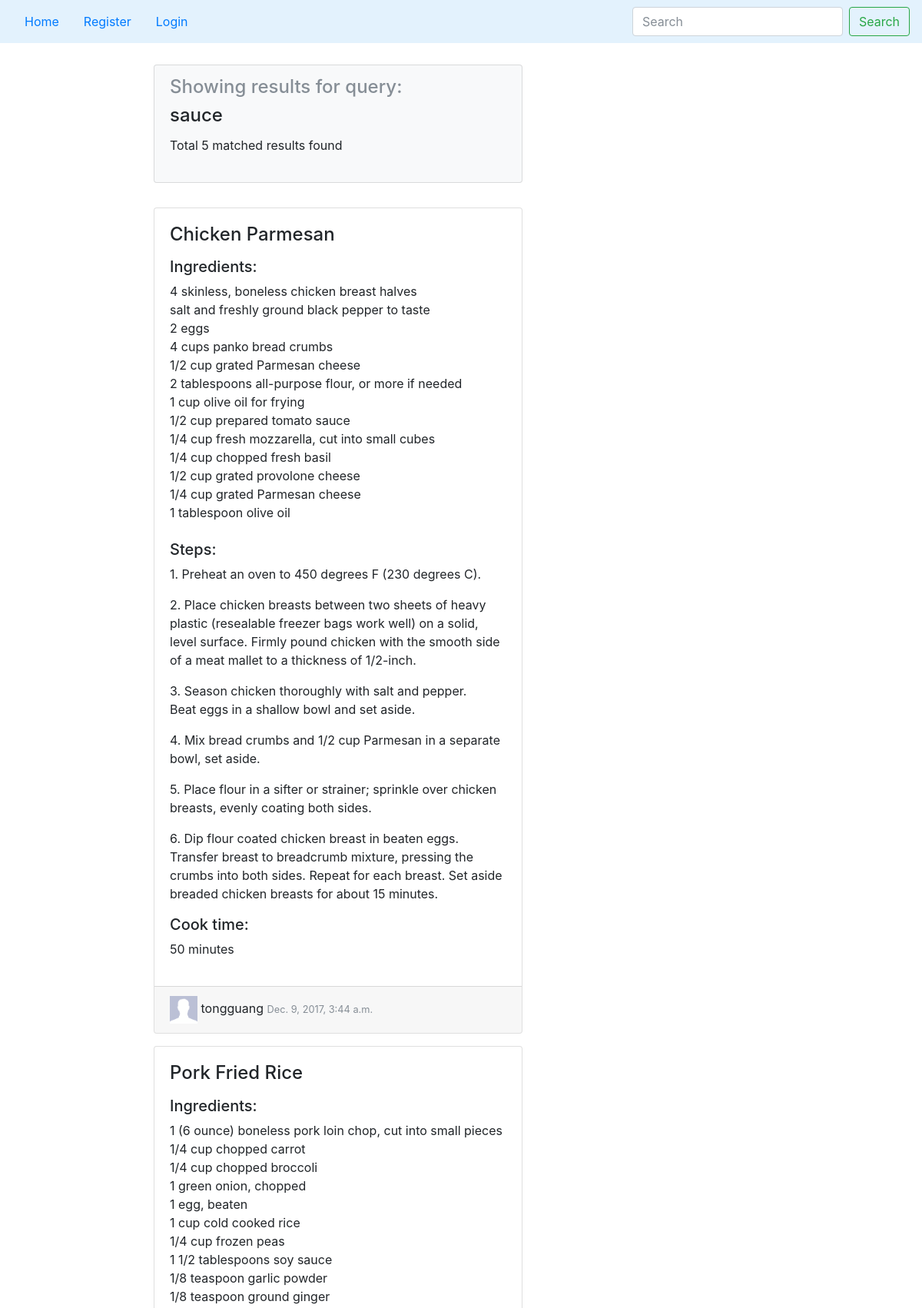
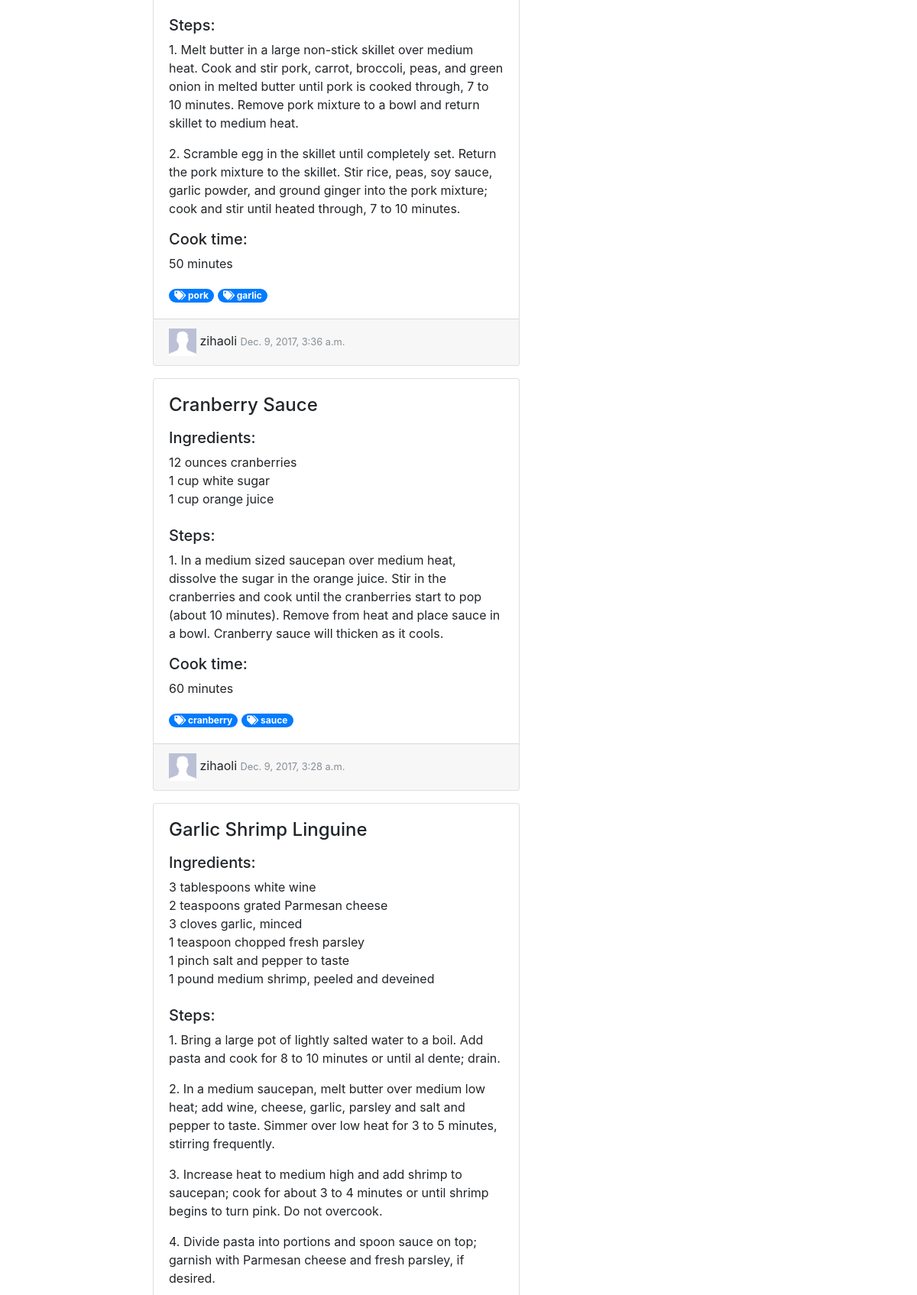
The app's page /recipes/search?searchQuery=sauce (upper part) with its own data (2 pictures, top to bottom).
### recipes/models.py (models this page shows, shortened)
class Content(models.Model):
	user = models.ForeignKey(User, blank=False, null=False)
	title = models.CharField(max_length=100)
	text = models.CharField(max_length=10000)
	created = models.DateTimeField(auto_now_add=True)
	minute = models.IntegerField(blank=False)

class Bloguser(models.Model):
	user = models.OneToOneField(User, on_delete=models.CASCADE)

class Tag(models.Model):
	contents = models.ManyToManyField(Content)
	text = models.CharField(max_length=10, primary_key=True)

### recipes/views.py (the view)
def search(request):
  if request.method == 'POST':
    original_query = request.POST['searchQuery'].lower()
  else:
    original_query = request.GET['searchQuery'].lower()
  original_tokens = re.findall("\w+", original_query)
  original_tokens = list(filter(lambda w : w not in stopwords, original_tokens))
  if len(original_tokens) is 0:
    return redirect('home')
  context = {}
  if not request.user.is_anonymous:
    bloguser = Bloguser.objects.get(user=request.user)
    context['bloguser'] = bloguser
  context['page'] = 'home'
  unfiltered = list(Content.objects.order_by('-created'))
  all_matched = []
  partial_matched = []
  for content in unfiltered:
    searchRange = ' '.join([content.user.username, content.title, content.text] + [w.text for w in content.tag_set.all()])
    docTokens = set([w.lower() for w in re.findall('\\w+', searchRange)])
    all_match = True
    partial_match = False
    for query_token in original_tokens:
      all_match = all_match and (query_token in docTokens)
      partial_match = partial_match or (query_token in docTokens)
    if all_match:
      all_matched.append(content)
    if partial_match:
      partial_matched.append(content)
  if len(all_matched) is not 0:
    context['contents'] = all_matched
    context['query'] = ' AND '.join(original_tokens)
    context['resultCount'] = len(all_matched)
  else:
    context['contents'] = partial_matched
    context['query'] = ' OR '.join(original_tokens)
    context['resultCount'] = len(partial_matched)
  for content in context['contents']:
    content.favCount = Favorite.objects.countOfContent(content)
    content.hasFav = Favorite.objects.getFavorite(request.user, content)
    content.voteCount = Vote.objects.countOfContent(content)
    t = Vote.objects.getVote(request.user, content)
    if t == None:
      content.hasVote = 0
    elif t.isUp == True:
      content.hasVote = 1
    else:
      content.hasVote = -1
  context['badges'] = getBadges(request.user)
  context['notifications'] = getNotification(request.user)
  return render(request, 'recipes/search_results.html', context)

### recipes/badges.py (called while the page is built, shortened)
def getBadges(User):
	badges = []
	if User.is_anonymous:
		return badges

### recipes/manager.py (called while the page is built)
  def countOfContent(self, content):
    return self.get_queryset().filter(content=content).count()

  def getFavorite(self, user, content):
    if user.is_anonymous:
      return None
    else:
      try:
        return self.get_queryset().get(user=user, content=content)
      except ObjectDoesNotExist:
        return None

  def countOfContent(self, content):
    rt = 0
    for v in self.get_queryset().filter(content=content):
      if v.isUp == True:
        rt += 1
      else:
        rt -= 1
    return rt

  def getVote(self, user, content):
    if user.is_anonymous:
      return None
    else:
      try:
        return self.get_queryset().get(user=user, content=content)
      except ObjectDoesNotExist:
        return None

### recipes/notifications.py (called while the page is built)
def getNotification(user):
    if user.is_anonymous:
        return []
    else:
        return Notification.objects.filter(user=user).order_by('-created')

### recipes/templates/recipes/search_results.html (shortened to what this page needs)
{% extends 'recipes/base.html' %}
{% load staticfiles %}
{% block navbar %}{% include 'recipes/navbar.html' with active=page %}{% endblock %}
{% block content %}
<div class="row">
    <div class="card bg-light" style="width: 30rem;">
      <div class="card-body">
        <h4 class="card-subtitle mb-2 text-muted">Showing results for query:</h4>
        <h4 class="card-title"> {{ query }} </h4>
        <p>Total {{ resultCount }} matched results found</p>
      </div>
    </div>
    <div class="card-deck mt-lg-3">
    <div id="content-items">
        {% include 'recipes/content.html' %}
    </div>
    </div>
</div>
{% endblock %}

### recipes/templates/recipes/content.html (shortened to what this page needs)
{% load static %}
{% for content in contents %}
<div class="card mt-3" id="content_{{ content.pk }}" style="width: 30rem;">
  <div class="card-body">
    <h4 class="card-title">{{ content.title }}</h4>
    <p class="card-text"> {{ content.text|safe|linebreaks }} </p>
    <p><h5>Cook time:</h5> {{ content.minute }} minutes </p>
    {% if not user.is_anonymous %}
      <div class="container">
        <div class="row">
          <div class="col-md-6">
            <div>
              {% for tag in content.tag_set.all %}
                <a href="search?searchQuery={{ tag.text }}"><span class="badge badge-pill badge-primary">
                  <i class="fa fa-tags" aria-hidden="true"></i>
                  {{ tag.text }}
                </span></a>
              {% endfor %}
            </div>
          </div>
          <div class="col-md-6">
            <form action="{% url 'addTag' %}" method="post">
              {% csrf_token %}
              <input name="contentId" value="{{ content.pk }}" type="hidden">
              <div class="input-group">
                <input name="tag" type="text" class="form-control" placeholder="Add tag">
                <button class="btn btn-success btn-sm" type="submit" value="Submit">+</button>
              </div>
            </form>
          </div>
        </div>
      </div>
    {% else %}
        <div>
            {% for tag in content.tag_set.all %}
              <a href="search?searchQuery={{ tag.text }}"><span class="badge badge-pill badge-primary">
                <i class="fa fa-tags" aria-hidden="true"></i>
                {{ tag.text }}
              </span></a>
            {% endfor %}
          </div>
    {% endif %}
  </div>
  <div class="card-footer">
      {% include 'recipes/picture_and_name.html' with bloguser=content.user.bloguser %}
      <small class="text-muted"> {{ content.created }} </small>
  </div>
</div>
{% endfor %}

### recipes/templates/recipes/picture_and_name.html (shortened to what this page needs)
{% load staticfiles %}
{% if bloguser.picture %}
	<img class="headshot" src="{% url 'photo' bloguser.pk %}" alt='user_img'>
{% else %}
	<img class="headshot" src="{% static 'images/dummyHead.png' %}" alt='user_img'>
{% endif %}
{{ bloguser.user.username }}

### recipes/static/css/recipes.css (style rules this page uses)
body { padding-top: 20px; }
.headshot { height: 36px; width: 36px; }

### records on screen
Content: title "Chicken Parmesan", text "Ingredients: 4 skinless, boneless chicken breast halves salt and freshly ground black pepper to taste 2 eggs 4 cups panko bread crumbs 1/2 cup grated Parmesan cheese 2 tablespoons all-purpose flour, or more if needed 1 cup olive oil for frying 1/2 cup prepared tomato sauce 1/4 cup fresh mozzarella, cut into small cubes 1/4 cup chopped fresh basil 1/2 cup grated provolone cheese 1/4 cup grated Parmesan cheese 1 tablespoon olive oil Steps: 1. Preheat an oven to 450 degrees F (230 degrees C). 2. Place chicken breasts between two sheets of heavy plastic (resealable freezer bags work well) on a solid, level surface. Firmly pound chicken with the smooth side of a meat mallet to a thickness of…", minute "50", created "Dec. 9, 2017, 3:44 a.m."
Bloguser: user.username "tongguang"
Content: title "Pork Fried Rice", text "Ingredients: 1 (6 ounce) boneless pork loin chop, cut into small pieces 1/4 cup chopped carrot 1/4 cup chopped broccoli 1 green onion, chopped 1 egg, beaten 1 cup cold cooked rice 1/4 cup frozen peas 1 1/2 tablespoons soy sauce 1/8 teaspoon garlic powder 1/8 teaspoon ground ginger Steps: 1. Melt butter in a large non-stick skillet over medium heat. Cook and stir pork, carrot, broccoli, peas, and green onion in melted butter until pork is cooked through, 7 to 10 minutes. Remove pork mixture to a bowl and return skillet to medium heat. 2. Scramble egg in the skillet until completely set. Return the pork mixture to the skillet. Stir rice, peas, soy sauce, garlic powder, and ground ginger into…", minute "50", created "Dec. 9, 2017, 3:36 a.m."
Tag: text "pork"
Tag: text "garlic"
Bloguser: user.username "zihaoli"
Content: {{ content.pk }} 3 (drawn), title "Cranberry Sauce", text "Ingredients: 12 ounces cranberries 1 cup white sugar 1 cup orange juice Steps: 1. In a medium sized saucepan over medium heat, dissolve the sugar in the orange juice. Stir in the cranberries and cook until the cranberries start to pop (about 10 minutes). Remove from heat and place sauce in a bowl. Cranberry sauce will thicken as it cools.", minute "60", created "Dec. 9, 2017, 3:28 a.m."
Tag: text "cranberry"
Tag: text "sauce"
Content: title "Garlic Shrimp Linguine", text "Ingredients: 3 tablespoons white wine 2 teaspoons grated Parmesan cheese 3 cloves garlic, minced 1 teaspoon chopped fresh parsley 1 pinch salt and pepper to taste 1 pound medium shrimp, peeled and deveined Steps: 1. Bring a large pot of lightly salted water to a boil. Add pasta and cook for 8 to 10 minutes or until al dente; drain. 2. In a medium saucepan, melt butter over medium low heat; add wine, cheese, garlic, parsley and salt and pepper to taste. Simmer over low heat for 3 to 5 minutes, stirring frequently. 3. Increase heat to medium high and add shrimp to saucepan; cook for about 3 to 4 minutes or until shrimp begins to turn pink. Do not overcook. 4. Divide pasta into portions and…"

### other values on screen
{{ query }} "sauce"
{{ resultCount }} "5"
